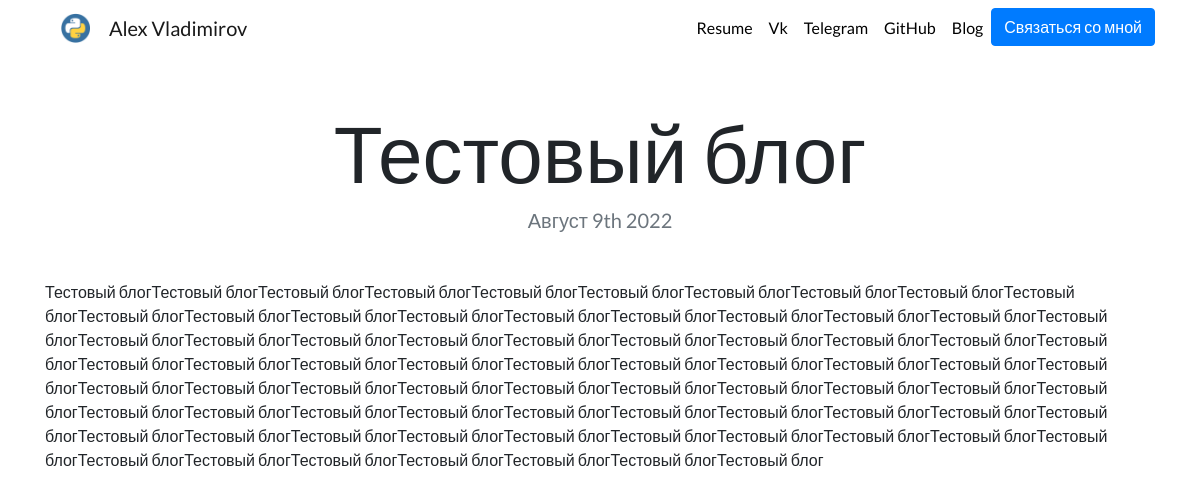
Page /blog/14/ on the committed database.
### blog/models.py (models this page shows, shortened)
class Blog(models.Model):
    title = models.CharField(max_length=200)
    description = models.TextField(default=None)
    date = models.DateField(default=datetime.now)

### blog/views.py (the view)
# urls.py: path('<int:blog_id>/', views.detail, name='detail'),
def detail(request, blog_id):
    blog = get_object_or_404(Blog, pk=blog_id)
    return render(request, 'blog/detail.html', {'blog':blog})

### blog/templates/blog/detail.html
{% extends 'portfolio/base.html' %}
{% load static %}
{% block content %}
<h1 class="text-center mt-5" id="blogdetailtitle">{{ blog.title }}</h1>
<h5 class="text-center text-muted mb-5">{{ blog.date|date:'F jS Y' }}</h5>
{{ blog.description|safe }}
{% endblock %}

### portfolio/static/portfolio/custom.css (style rules this page uses)
body { font-family: 'Lato', sans-serif; }
@media (min-width: 992px) { #blogdetailtitle { font-size: 5rem; } }

### rows in the picture
Blog: title "Тестовый блог", date "Август 9th 2022", description "Тестовый блогТестовый блогТестовый блогТестовый блогТестовый блогТестовый блогТестовый блогТестовый блогТестовый блогТестовый блогТестовый блогТестовый блогТестовый блогТестовый блогТестовый блогТестовый блогТестовый блогТестовый блогТестовый блогТестовый блогТестовый блогТестовый блогТестовый блогТестовый блогТестовый блогТестовый блогТестовый блогТестовый блогТестовый блогТестовый блогТестовый блогТестовый блогТестовый блогТестовый блогТестовый блогТестовый блогТестовый блогТестовый блогТестовый блогТестовый блогТестовый блогТестовый блогТестовый блогТестовый блогТестовый блогТестовый блогТестовый блогТестовый блогТестовый блогТестовый блогТестовый блогТестовый блогТестовый блогТестовый…"
